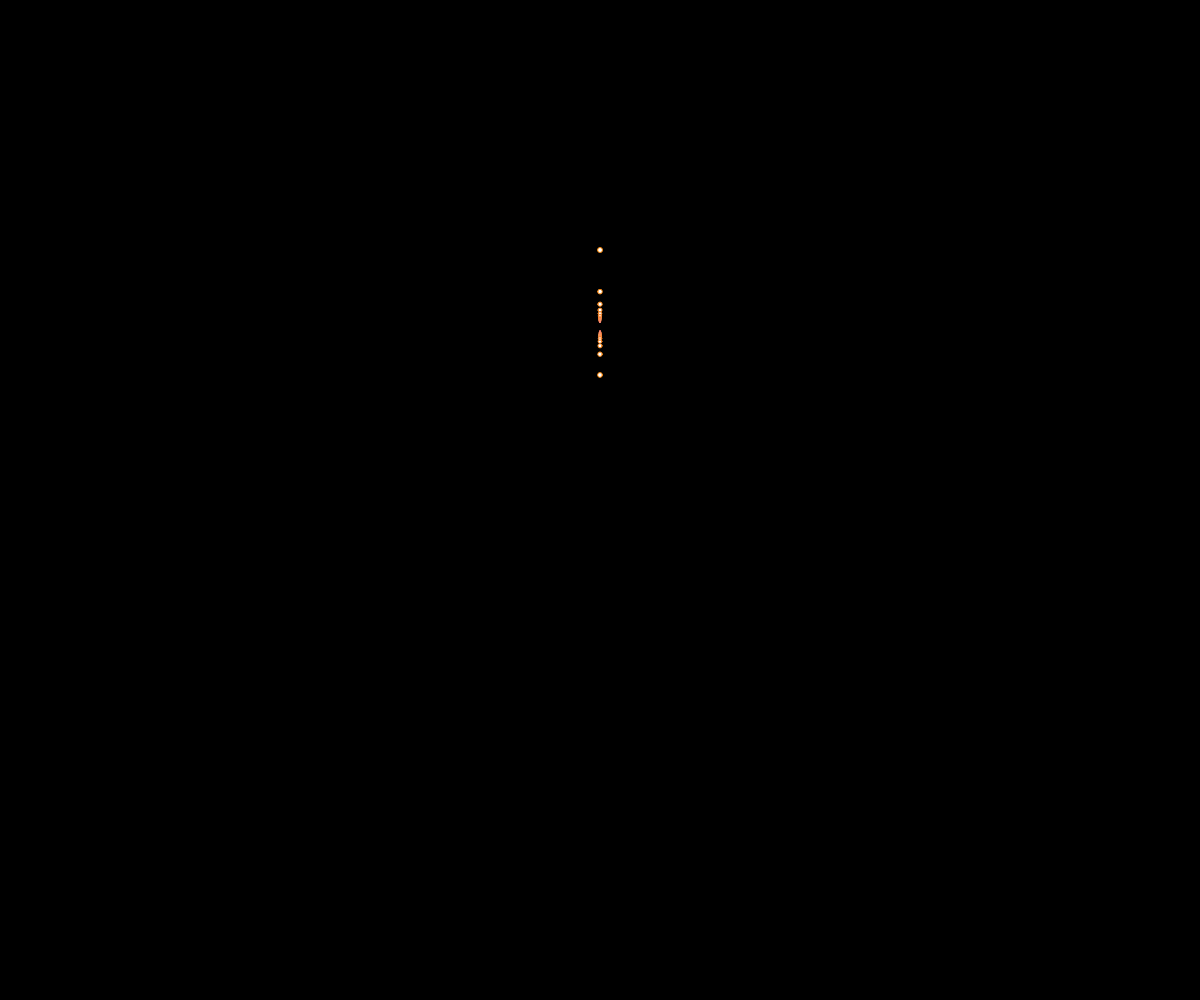
Frame 1 (no input)
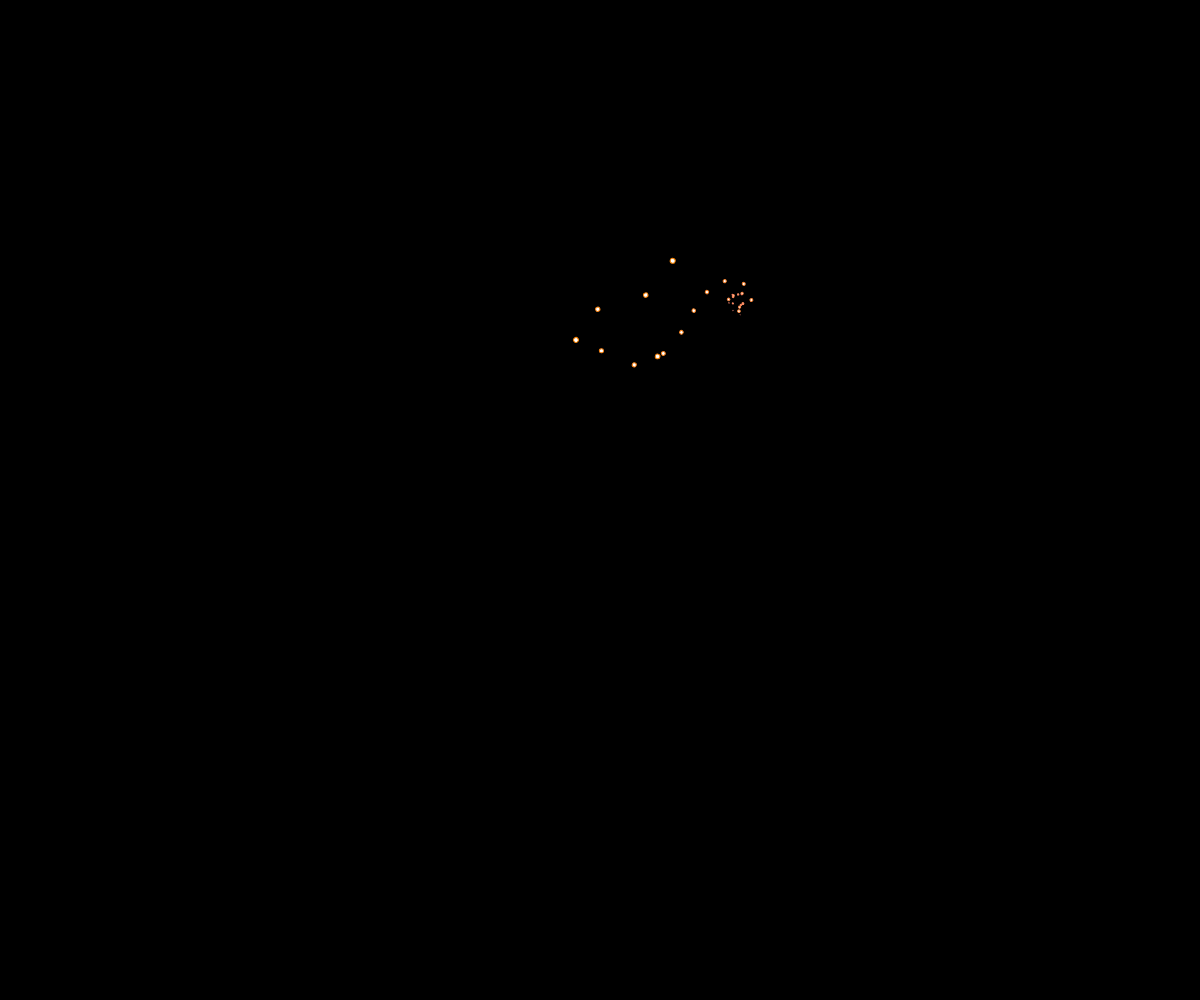
Frame 60 (no input)
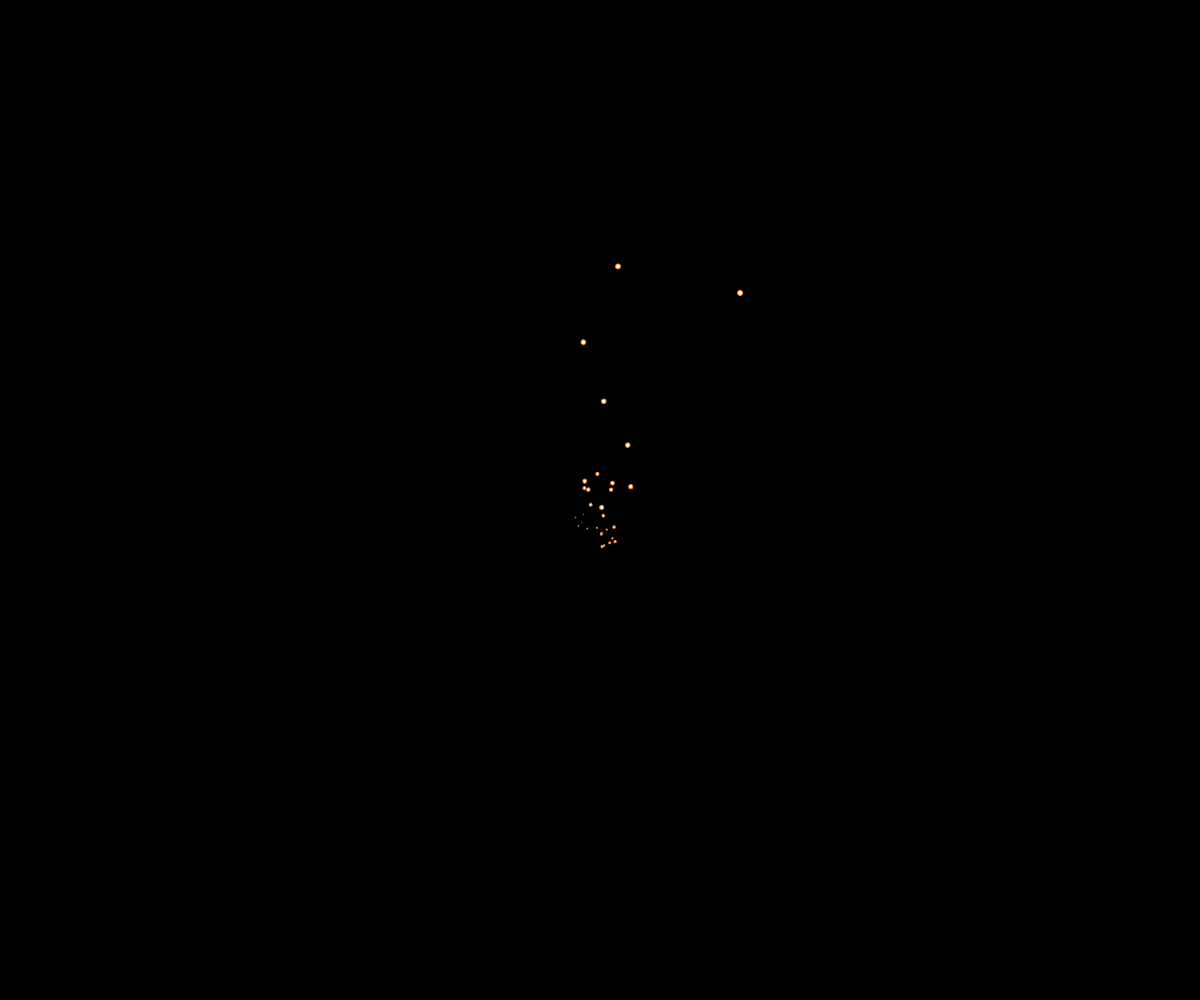
Frame 120 (the mouse pressed at the canvas centre since frame 60)

The p5.js sketch that drew these frames (run headless with seeded random() and noise() and a simulated clock; from frame 60 on, the mouse is pressed at the canvas centre):

// p5.js sketch
// ── sketch.js
// All credits go to original author Grace Guan
var NUMSINES = 30; // how many of these things can we do at once?
var sines = new Array(NUMSINES); // an array to hold all the current angles
var rad; // an initial radius value for the central sine
var i; // a counter variable

// play with these to get a sense of what's going on:
var fund = 0.005; // the speed of the central sine
var ratio = 1; // what multiplier for speed is each additional sine?
var alpha = 50; // how opaque is the tracing system

function setup() {
  createCanvas(windowWidth, windowHeight);
  rad = height/4; // compute radius for central circle
  background(0); // clear the screen
  for (var i = 0; i<sines.length; i++) {
    sines[i] = PI; // start EVERYBODY facing NORTH
  }
}

function draw() {
  background(0);
  stroke(0, 255); // black pen
  noFill(); // don't fill

  // MAIN ACTION
  push(); // start a transformation matrix
  translate(width/2, height/2); // move to middle of screen

  for (var i = 0; i<sines.length; i++) {
    var erad = 0; // radius for small "point" within circle... this is the 'pen' when tracing
    // setup for tracing
    stroke(248, 131, 121*(float(i)/sines.length), alpha); // blue
    fill(248, 131, 121, alpha/2); // also, um, blue
    erad = 5.0*(1.0-float(i)/sines.length); // pen width will be related to which sine
    var radius = rad/(i+1); // radius for circle itself
    rotate(sines[i]); // rotate circle
    push(); // go up one level
    translate(0, radius); // move to sine edge
    ellipse(0, 0, erad, erad); // draw with erad if tracing
    pop(); // go down one level
    translate(0, radius); // move into position for next sine
    sines[i] = (sines[i]+(fund+(fund*i*ratio)))%TWO_PI; // update angle based on fundamental
  }
  
  pop(); // pop down final transformation
  
}
